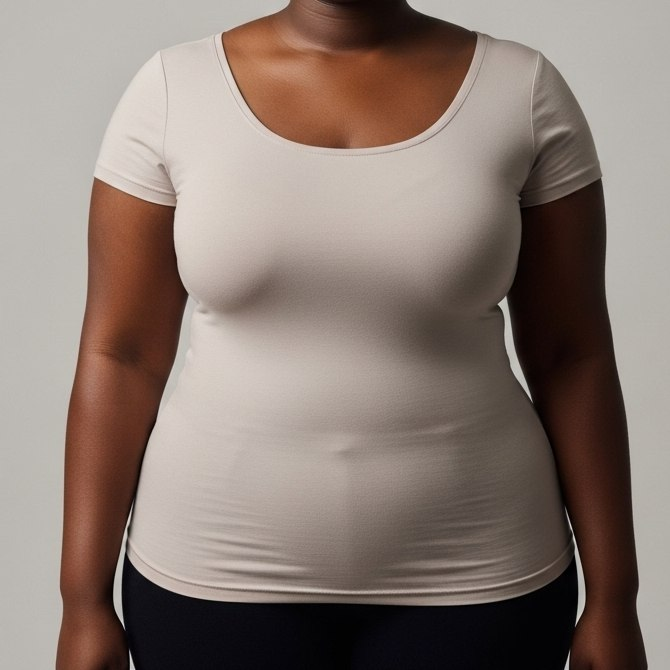
#> input picture data/imagens_corpos/oval/photo_5030522918827830470_x.jpg, 670 x 670 px
$ python testeRecomendacao.py
#> lines starting #> are read from the running program, lines starting #| are printed output that depends on the picture; after the words box and inside, x2 and y2 are one past the last pixel; in counts of white or black regions, pixels touching at a corner belong together
#> the answer given: ../data/imagens_corpos/oval/photo_5030522918827830470_x.jpg
#> further down, imagem is the input picture: shape (670, 670, 3); mean B, G, R 115, 122.8, 137.8
import os
from tkinter import filedialog
from tkinter import Tk
import cv2  # manipula imagens_roupas
import numpy as np
import matplotlib.pyplot as plt

def vibrance_contraste_suave(imagem):
    # CLAHE muito leve no canal L (clareza sem exagero)
    lab = cv2.cvtColor(imagem, cv2.COLOR_BGR2LAB)
#> lab: shape (670, 670, 3); mean of channels 0, 1, 2 131.5, 132.9, 134.9
    l, a, b = cv2.split(lab)
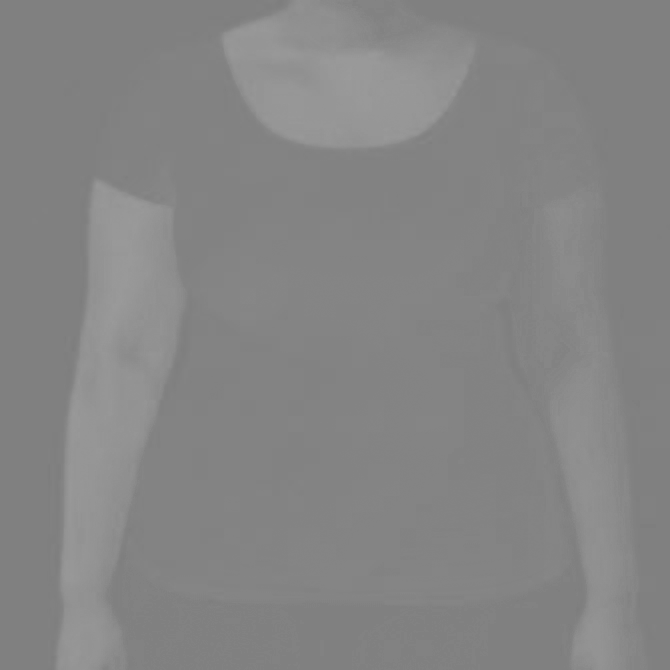
#> a: shape (670, 670); min 124, max 155, mean 132.9
    clahe = cv2.createCLAHE(clipLimit=2.0, tileGridSize=(8, 8))
    l_clahe = clahe.apply(l)
    img_clahe = cv2.merge((l_clahe, a, b))
#> img_clahe: shape (670, 670, 3); mean of channels 0, 1, 2 137.5, 132.9, 134.9
    img_bgr_clahe = cv2.cvtColor(img_clahe, cv2.COLOR_LAB2BGR)

    # Conversão para HSV para aplicar vibrance "manual"
    hsv = cv2.cvtColor(img_bgr_clahe, cv2.COLOR_BGR2HSV).astype("float32")
    h, s, v = cv2.split(hsv)
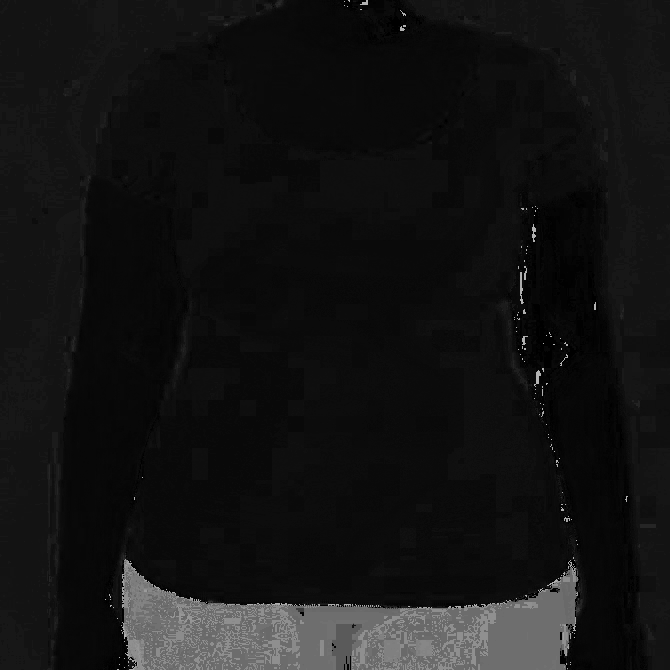
#> h: shape (670, 670) float32; min 0, max 179, mean 20.4
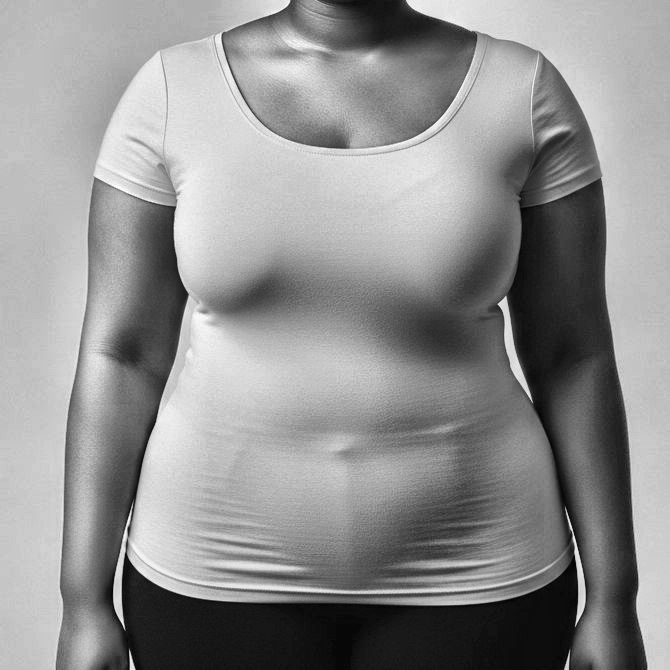
#> v: shape (670, 670) float32; min 2, max 255, mean 144.3

    # Vibrance: aumenta mais onde a saturação é baixa
    vibrance_mask = s < 150  # onde a saturação é média ou baixa
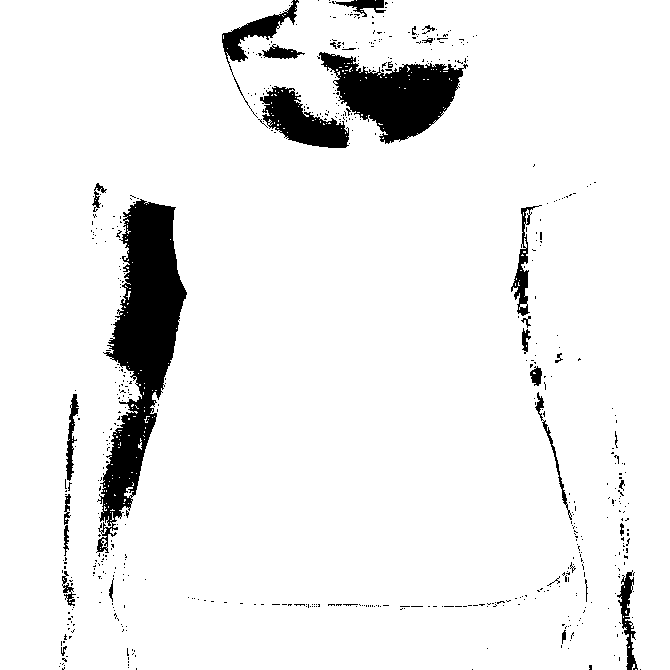
#> vibrance_mask: shape (670, 670) bool; 93.1% white; 602 black regions (570 under 20 px), largest, box (x1, y1, x2, y2) and area: (96, 199, 187, 553) 13621, (319, 52, 468, 144) 6966, (260, 86, 349, 148) 2791
    s[vibrance_mask] *= 1.25  # aumento seletivo
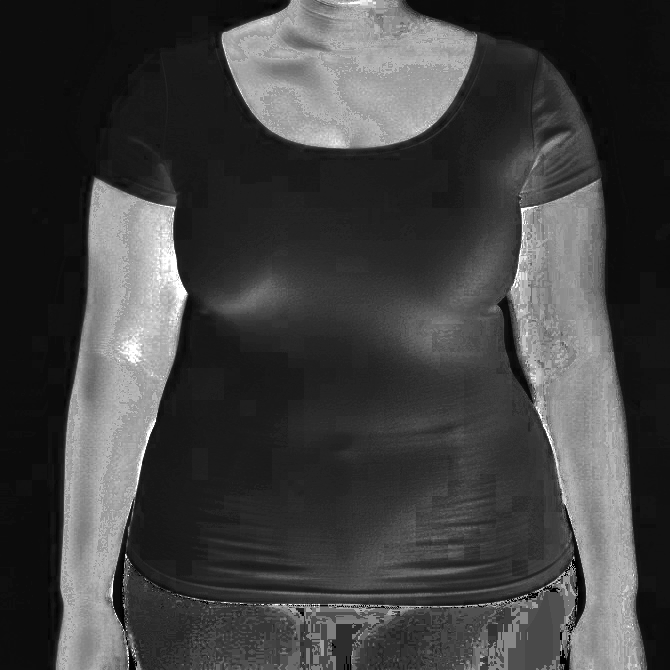
#> s: shape (670, 670) float32; min 0, max 255, mean 66
    s = np.clip(s, 0, 255)

    hsv_vibrant = cv2.merge([h, s, v])
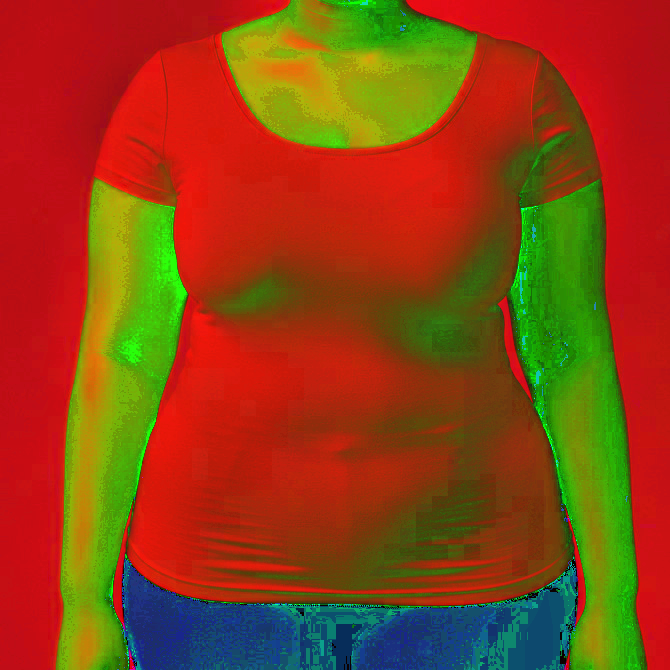
#> hsv_vibrant: shape (670, 670, 3) float32; mean B, G, R 20.4, 66, 144.3
    result_bgr = cv2.cvtColor(hsv_vibrant.astype("uint8"), cv2.COLOR_HSV2BGR)

    return result_bgr

# Cria a janela para escolher o arquivo
Tk().withdraw()  # Oculta a janela principal do tkinter
caminho = filedialog.askopenfilename(title="Selecione a imagem",
                                     filetypes=[("Arquivos de imagem", "*.jpg;*.jpeg;*.png")])


if not os.path.exists(caminho):
    print(f"Erro: imagem '{caminho}' não encontrada na pasta {os.getcwd()}")
else:
    imagem = cv2.imread(caminho)
    if imagem is None:
        print("Erro ao carregar a imagem")
    else:
        # Carregamento da imagem
        img = cv2.imread("/mnt/data/45c92eeb-79d9-4194-90d0-83d1a410258b.png")
        resultado = vibrance_contraste_suave(imagem)

        # Exibe o resultado
        plt.figure(figsize=(12, 6))
        plt.subplot(1, 2, 1)
        plt.title("Original")
        plt.imshow(cv2.cvtColor(imagem, cv2.COLOR_BGR2RGB))
        plt.axis("off")

        plt.subplot(1, 2, 2)
        plt.title("Com Cores Realçadas")
        plt.imshow(cv2.cvtColor(resultado, cv2.COLOR_BGR2RGB))
        plt.axis("off")
        plt.show()
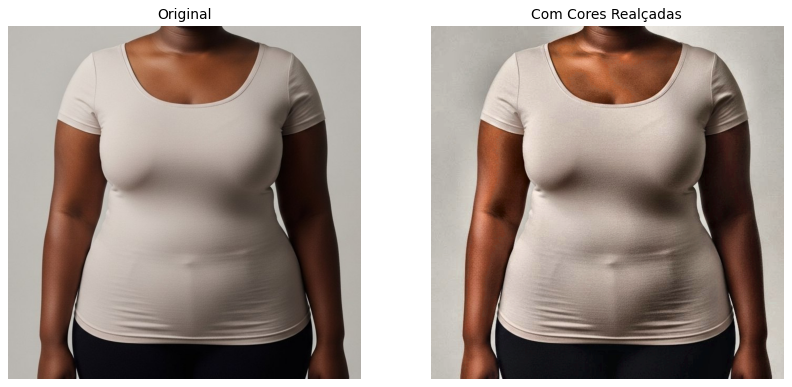
#> figure drawn by matplotlib, 2 panels

$ run again, on data/imagens_corpos/retângulo/photo_5030522918827830459_x.jpg
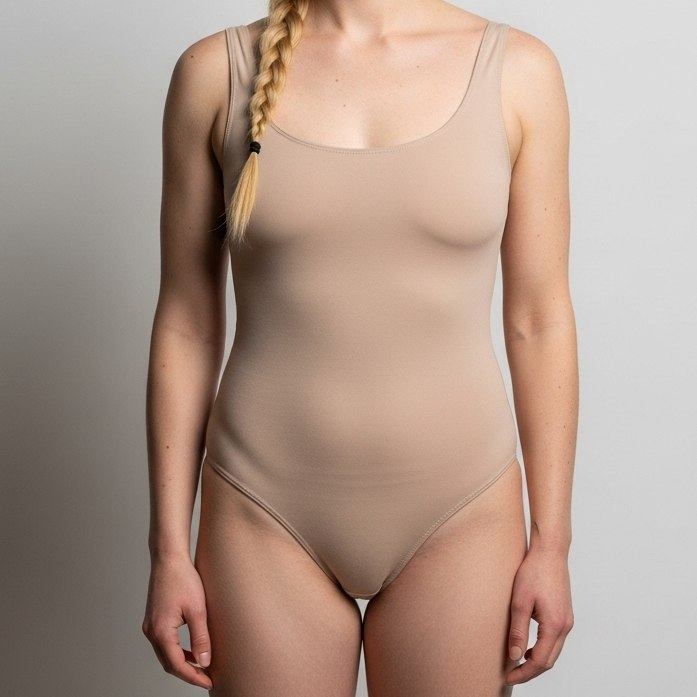
#> input picture data/imagens_corpos/retângulo/photo_5030522918827830459_x.jpg, 697 x 697 px
#> imagem is the input picture: shape (697, 697, 3); mean B, G, R 140.5, 153.1, 175.4
#> lab: shape (697, 697, 3); mean of channels 0, 1, 2 164.5, 134.7, 138
#> img_clahe: shape (697, 697, 3); mean of channels 0, 1, 2 163.6, 134.7, 138
#> in vibrance_contraste_suave, `vibrance_mask = s < 150`:
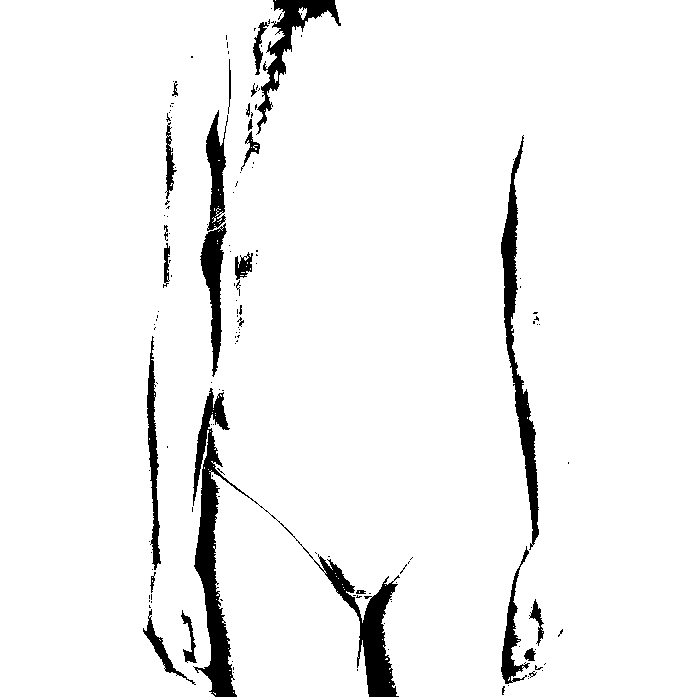
#> vibrance_mask: shape (697, 697) bool; 95.1% white; 144 black regions (116 under 20 px), largest, box (x1, y1, x2, y2) and area: (193, 388, 400, 697) 8958, (501, 135, 539, 550) 3786, (256, 0, 341, 135) 2285
#> `plt.show()`:
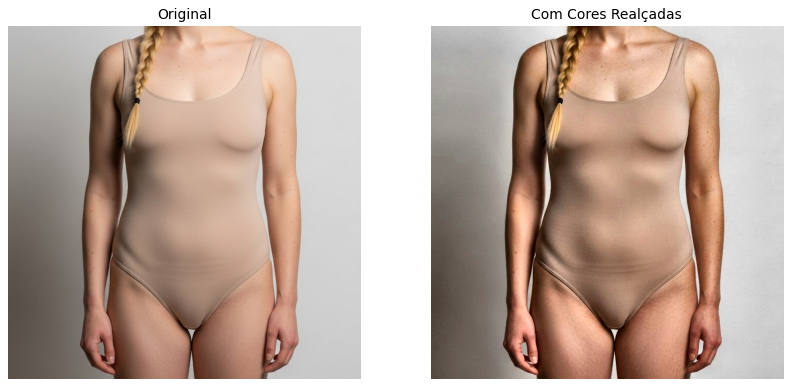
#> figure drawn by matplotlib, 2 panels
